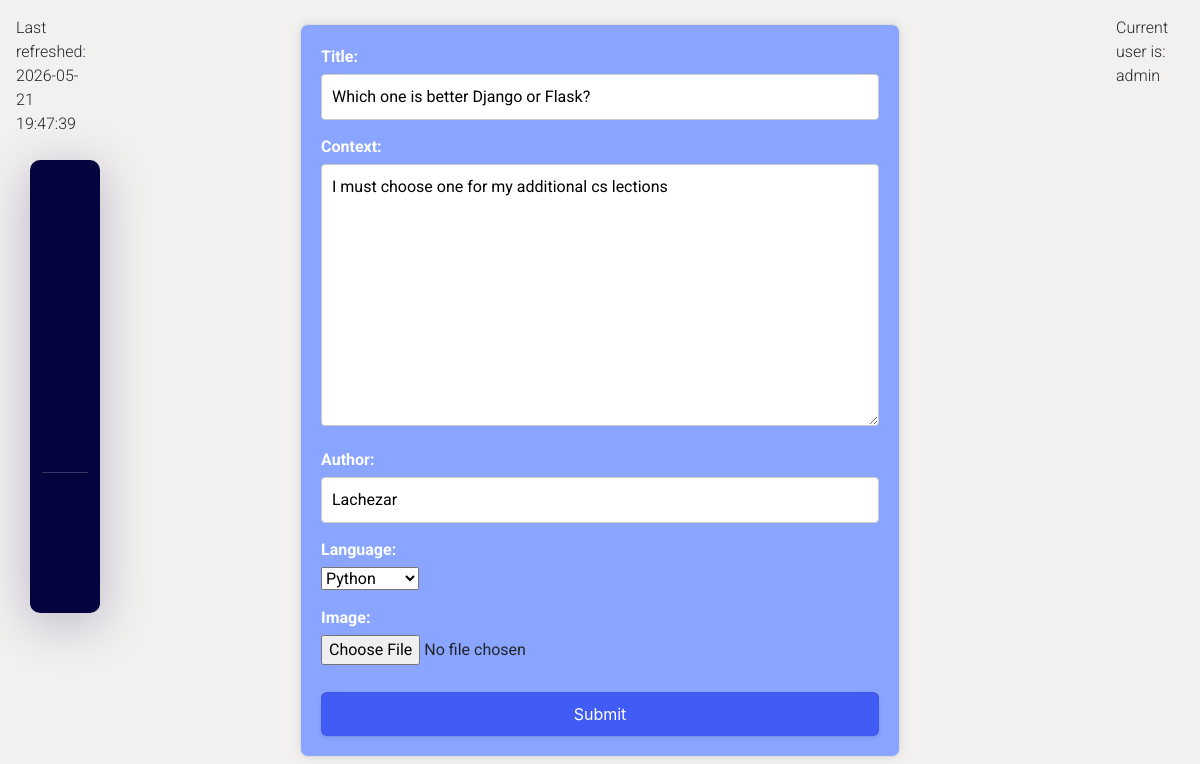
/post/edit/13 (signed in), run on the app's committed database.
### forum/models.py (models this page shows, shortened)
class PostBaseModel(models.Model):
    title = models.CharField(
        max_length=100
    )
    context = models.TextField()
    author = models.CharField(
        max_length=30
    )
    created_at = models.DateTimeField(
        auto_now_add=True,
        blank=True,
        null=True
    )
    language = models.CharField(
        choices=LanguageChoices.choices,
        default=LanguageChoices.OTHER
    )
    image = models.ImageField(
        upload_to='media_files',
        null=True,
        blank=True
    )

### forum/views.py (the view)
# urls.py: path('edit/<int:pk>',views.EditPostView.as_view(),name='edit-post'),
class EditPostView(UpdateView):
    model = PostBaseModel
    template_name = 'edit-post.html'
    success_url = reverse_lazy('dashboard')
    def get_form_class(self):
        if self.request.user.is_authenticated:
            return modelform_factory(PostBaseModel,fields='__all__')
        return modelform_factory(PostBaseModel,fields=('context',))

### forum/templatetags/current_time.py (called while the page is built)
@register.simple_tag(name='current_time')
def get_current_time(format_time='%Y-%m-%d %H:%M:%S'):
    return datetime.now().strftime(format_time)

### forum/templatetags/user_info.py (called while the page is built)
@register.inclusion_tag('username_info.html')
def user_info(user):
    return {
        'user':user.username
    } if user.is_authenticated else {'user':'Anonymous'}

### templates/edit-post.html (shortened to what this page needs)
{% extends 'base.html' %}
{% block content %}
    <form method="post" enctype="multipart/form-data">
        {{ form }}
        <button class="button-9">Submit</button>
    </form>
{% endblock %}

### templates/username_info.html
<div>
    Current user is: {{ user }}
</div>

### static/css/posts.css (style rules this page uses)
body { font-family: "Roboto", sans-serif; font-weight: 300; font-style: normal; background-color: #f3f0f0; margin: 0; padding: 0; }

### static/css/nav.css (style rules this page uses)
*, *:after, *:before { box-sizing: border-box; }

### static/css/forms.css (style rules this page uses)
form { width: 100%; max-width: 600px; margin: 0 auto; padding: 20px; background-color: #89a5ff; border: 1px solid #ddd; border-radius: 8px; box-shadow: 0 0 10px rgba(0, 0, 0, 0.1); }
form div { margin-bottom: 15px; }
form label { display: block; color: #fff; font-weight: bold; margin-bottom: 5px; }
form input[type="text"], form textarea { width: 100%; padding: 10px; font-size: 16px; border: 1px solid #ccc; border-radius: 4px; }
form textarea { resize: vertical; }
.button-9 { appearance: button; backface-visibility: hidden; background-color: #405cf5; border-radius: 6px; border-width: 0; box-shadow: rgba(50, 50, 93, .1) 0 0 0 1px inset,rgba(50, 50, 93, .1) 0 2px 5px 0,rgba(0, 0, 0, .07) 0 1px 1px 0; box-sizing: border-box; color: #fff; cursor: pointer; font-family: -apple-system,system-ui,"Segoe UI",Roboto,"Helvetica Neue",Ubuntu,sans-serif; font-size: 100%; height: 44px; line-height: 1.15; margin: 12px 0 0; outline: none; overflow: hidden; padding: 0 25px; position: relative; text-align: center; text-transform: none; transform: translateZ(0); transition: all .2s,box-shadow .08s ease-in; user-select: none; -webkit-user-select: none; touch-action: manipulation; width: 100%; }

### data on the page
PostBaseModel: title "Which one is better Django or Flask?", context "I must choose one for my additional cs lections", author "Lachezar", language "Python"

### other printed values
{{ user }} "admin"
